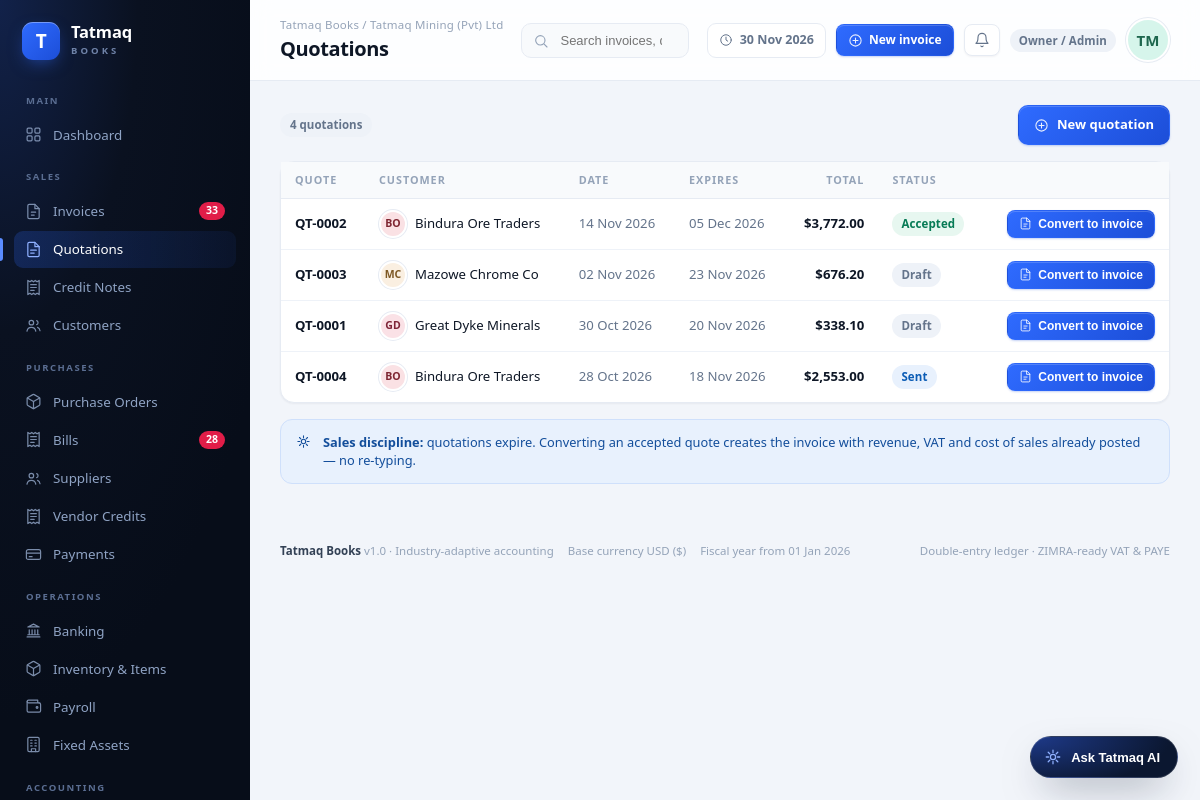
Page /quotes (signed in) on the committed database.
### tables this page shows
CREATE TABLE companies(
 id INTEGER PRIMARY KEY, name TEXT, industry TEXT, currency TEXT DEFAULT 'USD', symbol TEXT DEFAULT '$',
 tax_name TEXT DEFAULT 'VAT', tax_rate REAL DEFAULT 15, address TEXT, email TEXT, phone TEXT,
 fiscal_start TEXT, created_at TEXT);

CREATE TABLE users(
 id INTEGER PRIMARY KEY, company_id INT, name TEXT, email TEXT, role TEXT, status TEXT,
 password_hash TEXT, last_login TEXT, created_at TEXT);

CREATE TABLE quotes(
 id INTEGER PRIMARY KEY, company_id INT, number TEXT, contact_id INT, date TEXT, expiry TEXT,
 status TEXT, subtotal REAL, tax REAL, total REAL, notes TEXT, invoice_id INT);

CREATE TABLE contacts(
 id INTEGER PRIMARY KEY, company_id INT, type TEXT, name TEXT, company TEXT, email TEXT, phone TEXT,
 address TEXT, tax_no TEXT, created_at TEXT);

### app.py (the view)
@app.route("/quotes")
def quotes():
    c = company()
    rows = conn().execute("""SELECT q.*, ct.name party FROM quotes q LEFT JOIN contacts ct ON ct.id=q.contact_id
        WHERE q.company_id=? ORDER BY q.date DESC""", (c["id"],)).fetchall()
    return render_template("quotes.html", rows=rows, title="Quotations")

### app.py (called while the page is built, shortened)
@app.before_request
def _guard():
    if request.endpoint is None or request.endpoint in PUBLIC_ENDPOINTS:
        return None
    ident, source = auth.resolve_identity()
    if not ident:
        if request.path.startswith("/api/"):
            return jsonify({"error": "unauthorised"}), 401
        return redirect(url_for("login", next=request.path))
    g.ident = ident
    g.perms = auth.permissions(ident["role"])
    return None

def conn():
    if "conn" not in g:
        g.conn = db.connect()
    return g.conn

@app.teardown_appcontext
def close_conn(exc):
    c = g.pop("conn", None)
    if c is not None:
        c.close()

def company():
    if "company_row" not in g:
        g.company_row = conn().execute("SELECT * FROM companies WHERE id=?",
                                       (g.ident["company_id"],)).fetchone()
    return g.company_row

@app.context_processor
def inject():
    ident = getattr(g, "ident", None)
    perms = getattr(g, "perms", None)
    c = company()
    overdue = conn().execute("""SELECT COUNT(*) c FROM invoices WHERE company_id=?
        AND total-amount_paid>0.01 AND due_date<?""", (c["id"], str(date.today()))).fetchone()["c"]
    bills_over = conn().execute("""SELECT COUNT(*) c FROM bills WHERE company_id=?
        AND total-amount_paid>0.01 AND due_date<?""", (c["id"], str(date.today()))).fetchone()["c"]
    return dict(company=dict(c), profiles=db.PROFILES, now=date.today(),
                overdue_count=overdue, bills_overdue_count=bills_over,
                status_of=status_of, nav_path=request.path, ident=ident, perms=perms,
                roles=auth.ROLES)

@app.template_filter("money")
def f_money(v, dec=2):
    try:
        v = float(v or 0)
    except Exception:
        return v
    return f"{'-' if v < 0 else ''}{abs(v):,.{dec}f}"

@app.template_filter("ddate")
def f_date(v):
    if not v:
        return ""
    try:
        return date.fromisoformat(str(v)[:10]).strftime("%d %b %Y")
    except Exception:
        return v

@app.template_filter("initials")
def f_initials(name):
    parts = str(name or "?").replace("(Pvt) Ltd", "").split()
    return "".join(p[0] for p in parts[:2]).upper()

@app.template_filter("avatar_hue")
def f_hue(name):
    return sum(ord(ch) for ch in str(name or "x")) % 360

### db.py (called while the page is built)
def connect():
    conn = sqlite3.connect(DB_PATH)
    conn.row_factory = sqlite3.Row
    conn.execute("PRAGMA foreign_keys = ON")
    return conn

### templates/quotes.html
{% extends "base.html" %}
{% from "_icons.html" import icon %}
{% block content %}
{% set sym = company.symbol %}
<div class="toolbar">
  <span class="count-pill">{{ rows|length }} quotations</span>
  <div style="margin-left:auto"><a class="btn" href="/quotes/new">{{ icon('plus', 15) }} New quotation</a></div>
</div>
<div class="card">
  <div class="tbl-wrap">
    <table class="tbl">
      <thead><tr><th>Quote</th><th>Customer</th><th>Date</th><th>Expires</th><th class="num">Total</th><th>Status</th><th></th></tr></thead>
      <tbody>
      {% for r in rows %}
        {% set st = status_of(r) %}
        <tr>
          <td class="strong">{{ r.number }}</td>
          <td><div class="row" style="gap:8px">
            <div class="avatar sm" style="background:hsl({{ r.party|avatar_hue }} 70% 93%);color:hsl({{ r.party|avatar_hue }} 55% 32%)">{{ r.party|initials }}</div>
            <span>{{ r.party }}</span></div></td>
          <td class="muted">{{ r.date|ddate }}</td>
          <td class="muted">{{ r.expiry|ddate }}</td>
          <td class="num strong">{{ sym }}{{ r.total|money }}</td>
          <td><span class="chip {{ st.cls }}">{{ st.label }}</span></td>
          <td class="right">
            {% if r.status in ['sent', 'accepted', 'draft'] and not r.invoice_id %}
            <form method="post" action="/quotes/{{ r.id }}/convert" style="display:inline">
              <button class="btn sm" type="submit">{{ icon('file', 13) }} Convert to invoice</button>
            </form>
            {% else %}<span class="small muted">Invoiced</span>{% endif %}
          </td>
        </tr>
      {% else %}
        <tr><td colspan="7"><div class="empty">{{ icon('quote', 30) }}<b>No quotations yet</b>Win the work — quote first, invoice on acceptance.</div></td></tr>
      {% endfor %}
      </tbody>
    </table>
  </div>
</div>
<div class="callout info mt2">{{ icon('sparkle', 15) }} <div><b>Sales discipline:</b> quotations expire. Converting an accepted quote creates the invoice with revenue, VAT and cost of sales already posted — no re-typing.</div></div>
{% endblock %}

### templates/base.html (shortened to what this page needs)
<!doctype html>
<html lang="en">
<head>
<link rel="stylesheet" href="{{ url_for('static', filename='style.css') }}">
</head>
<body>
{% from "_icons.html" import icon %}
{% set p = nav_path %}
<div class="shell">
  <aside class="sidebar">
    <a class="brand" href="/">
      <div class="brand-mark">T</div>
      <div>
        <div class="brand-name">Tatmaq</div>
        <div class="brand-sub">BOOKS</div>
      </div>
    </a>
    <nav>
      <div class="nav-sec">Main</div>
      <a class="nav-item {{ 'active' if p == '/' }}" href="/">{{ icon('grid',17) }} Dashboard</a>
      <div class="nav-sec">Sales</div>
      <a class="nav-item {{ 'active' if p.startswith('/invoices') }}" href="/invoices">
        {{ icon('file',17) }} Invoices
        {% if overdue_count %}<span class="nav-badge">{{ overdue_count }}</span>{% endif %}
      </a>
      <a class="nav-item {{ 'active' if p.startswith('/quotes') }}" href="/quotes">{{ icon('quote',17) }} Quotations</a>
      <a class="nav-item {{ 'active' if p.startswith('/credit-notes') }}" href="/credit-notes">{{ icon('receipt',17) }} Credit Notes</a>
      <a class="nav-item {{ 'active' if p.startswith('/contacts') and request.args.get('tab','customer') == 'customer' }}" href="/contacts?tab=customer">{{ icon('users',17) }} Customers</a>
      {% if perms.full_view %}<div class="nav-sec">Purchases</div>
      <a class="nav-item {{ 'active' if p.startswith('/purchase-orders') }}" href="/purchase-orders">{{ icon('box',17) }} Purchase Orders</a>
      <a class="nav-item {{ 'active' if p.startswith('/bills') }}" href="/bills">
        {{ icon('receipt',17) }} Bills
        {% if bills_overdue_count %}<span class="nav-badge">{{ bills_overdue_count }}</span>{% endif %}
      </a>
      <a class="nav-item {{ 'active' if p.startswith('/contacts') and request.args.get('tab') == 'vendor' }}" href="/contacts?tab=vendor">{{ icon('users',17) }} Suppliers</a>
      <a class="nav-item {{ 'active' if p.startswith('/vendor-credits') }}" href="/vendor-credits">{{ icon('receipt',17) }} Vendor Credits</a>
      <a class="nav-item {{ 'active' if p.startswith('/payments') }}" href="/payments">{{ icon('card',17) }} Payments</a>
      {% endif %}
      <div class="nav-sec">Operations</div>
      {% if perms.full_view %}
      <a class="nav-item {{ 'active' if p.startswith('/banking') }}" href="/banking">{{ icon('bank',17) }} Banking</a>
      {% endif %}
      <a class="nav-item {{ 'active' if p.startswith('/inventory') }}" href="/inventory">{{ icon('box',17) }} Inventory &amp; Items</a>
      {% if perms.full_view %}
      <a class="nav-item {{ 'active' if p.startswith('/payroll') }}" href="/payroll">{{ icon('wallet',17) }} Payroll</a>
      <a class="nav-item {{ 'active' if p.startswith('/assets') }}" href="/assets">{{ icon('building',17) }} Fixed Assets</a>
      {% endif %}
      <div class="nav-sec">Accounting</div>
    </nav>
        {% set ind = profiles[company.industry] %}
  </aside>
  <div class="main">
    <header class="topbar">
      <div class="page-id">
        <div class="crumb">Tatmaq Books / {{ company.name }}</div>
        <h1>{{ title }}</h1>
      </div>
      <form class="searchbar" action="/invoices" method="get">
        {{ icon('search', 16) }}
        <input type="search" name="q" placeholder="Search invoices, quotations, customers…" value="{{ request.args.get('q','') }}">
      </form>
      <div class="top-actions">
        <span class="chip-date">{{ icon('clock', 14) }} {{ now.strftime('%d %b %Y') }}</span>
        {% if perms.write %}<a class="btn sm" href="/invoices/new">{{ icon('plus', 15) }} New invoice</a>{% endif %}
        <a href="/invoices?status=overdue" title="Alerts" class="btn soft sm" style="padding:7px 9px">
          {{ icon('bell', 16) }}
        </a>
        <span class="chip {{ 'chip-info' if perms.is_demo else 'chip-muted' }}" style="white-space:nowrap">{{ perms.role_label }}</span>
        <a class="avatar lg" href="/settings" title="{{ ident.name }} · {{ perms.role_label }}"
           style="background:hsl(160 60% 90%);color:hsl(160 55% 26%)">{{ ident.name|initials }}</a>
      </div>
    </header>
    <main class="content">
      {% block content %}{% endblock %}
    </main>
    <footer class="foot">
      <span><b style="color:var(--ink-2)">Tatmaq Books</b> v1.0 · Industry-adaptive accounting</span>
      <span>Base currency {{ company.currency }} ({{ company.symbol }})</span>
      <span>Fiscal year from {{ company.fiscal_start|ddate }}</span>
      <span style="margin-left:auto">Double-entry ledger · ZIMRA-ready VAT &amp; PAYE</span>
    </footer>
  </div>
</div>
<button class="ai-fab" id="ai-fab" type="button">
  <span class="spark">{{ icon('sparkle', 18) }}</span> Ask Tatmaq AI
</button>
</body>
</html>

### templates/_icons.html (shortened to what this page needs)
{% macro icon(name, size=18, cls='') -%}
<svg class="ic {{ cls }}" width="{{ size }}" height="{{ size }}" viewBox="0 0 24 24" fill="none"
     stroke="currentColor" stroke-width="1.7" stroke-linecap="round" stroke-linejoin="round" aria-hidden="true">{{ paths.get(name, paths['grid'])|safe }}</svg>
{%- endmacro %}

### rows in the picture
companies: name "Tatmaq Mining (Pvt) Ltd", currency "USD", symbol "$", fiscal_start|ddate "01 Jan 2026"
users: name|initials "TM"
quotes: number "QT-0002", party|initials "BO", party "Bindura Ore Traders", date|ddate "14 Nov 2026", expiry|ddate "05 Dec 2026", sym "$", total "3,772.00", label "Accepted", {{ size }} 13 (drawn)
quotes: number "QT-0003", party|initials "MC", party "Mazowe Chrome Co", date|ddate "02 Nov 2026", expiry|ddate "23 Nov 2026", sym "$", total "676.20", label "Draft", {{ size }} 13 (drawn)
quotes: number "QT-0001", party|initials "GD", party "Great Dyke Minerals", date|ddate "30 Oct 2026", expiry|ddate "20 Nov 2026", sym "$", total "338.10", label "Draft", {{ size }} 13 (drawn)
quotes: number "QT-0004", party|initials "BO", party "Bindura Ore Traders", date|ddate "28 Oct 2026", expiry|ddate "18 Nov 2026", sym "$", total "2,553.00", label "Sent", {{ size }} 13 (drawn)

### other values in the picture
{{ overdue_count }} "33"
{{ bills_overdue_count }} "28"
{{ title }} "Quotations"
{{ perms.role_label }} "Owner / Admin"
{{ rows|length }} "4"
